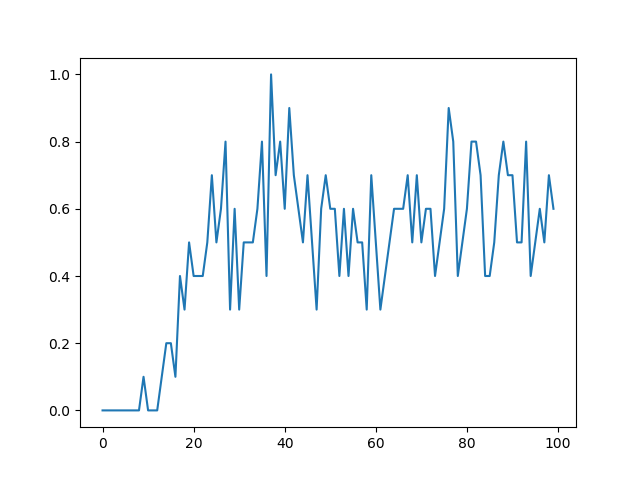

The script that drew this image:
import copy, sys
import numpy as np
import matplotlib.pylab as plt
import gym
import chainer
import chainer.links as L
import chainer.functions as F
from chainer import Chain, optimizers, Variable, serializers


class Neuralnet(Chain):
    def __init__(self, n_in, n_out):
        super(Neuralnet, self).__init__(
            l1=L.Linear(n_in, 100),
            l2=L.Linear(100, 100),
            l3=L.Linear(100, 100),
            q_value=L.Linear(100, n_out, initialW=np.zeros((n_out, 100), dtype=np.float32))
        )

    def Q_func(self, x):
        h = F.leaky_relu(self.l1(x))
        h = F.leaky_relu(self.l2(h))
        h = F.leaky_relu(self.l3(h))
        h = self.q_value(h)
        return h


def main():
    sys.setrecursionlimit(10000)
    env = gym.make("FrozenLake-v0")
    n_obs = env.observation_space.n
    n_act = env.action_space.n
    q = Neuralnet(n_obs, n_act)
    target_q = copy.deepcopy(q)
    optimizer = optimizers.Adam()
    optimizer.setup(q)
    loss = 0
    total_step = 0
    gamma = 0.99
    memory = []
    memory_size = 1000
    batch_size = 100
    epsilon = 1
    epsilon_decrease = 0.005
    epsilon_min = 0
    start_reduce_epsilon = 1000
    train_freq = 10
    update_target_q_freq = 20
    n_epoch = 1000
    n_max_steps = 200
    last_rewards = np.zeros(n_epoch)
    for epoch in range(n_epoch):
        pobs = env.reset()
        pobs = np.identity(n_obs, dtype=np.float32)[pobs, :].reshape((1, n_obs))
        done = False
        for step in range(n_max_steps):
            # select action by epsilon-greedy
            pact = env.action_space.sample()
            if np.random.rand() > epsilon:
                a = q.Q_func(Variable(pobs))
                pact = np.argmax(a.data[0])
            # step
            obs, reward, done, _ = env.step(pact)
            obs = np.identity(n_obs, dtype=np.float32)[obs, :].reshape((1, n_obs))
            # stock experience
            memory.append([pobs, pact, reward, obs, done])
            if len(memory) > memory_size:
                memory.pop(0)
            # train
            if len(memory) >= memory_size:
                if total_step % train_freq == 0:
                    # replay experience
                    np.random.shuffle(memory)
                    memory_idx = range(len(memory))
                    for idx in memory_idx[::batch_size]:
                        batch = memory[idx:idx + batch_size]
                        pobss, pacts, rewards, obss, dones = [], [], [], [], []
                        for b in batch:
                            pobss.append(b[0].tolist())
                            pacts.append(b[1])
                            rewards.append(b[2])
                            obss.append(b[3].tolist())
                            dones.append(b[4])
                        pobss = np.array(pobss, dtype=np.float32)
                        pacts = np.array(pacts, dtype=np.int8)
                        rewards = np.array(rewards, dtype=np.float32)
                        obss = np.array(obss, dtype=np.float32)
                        dones = np.array(dones, dtype=np.bool)
                        Q = q.Q_func(Variable(pobss))
                        tmp = target_q.Q_func(Variable(obss))
                        tmp = list(map(np.max, tmp.data))
                        max_Q_dash = np.asanyarray(tmp, dtype=np.float32)
                        target = np.asanyarray(copy.deepcopy(Q.data), dtype=np.float32)
                        for i in range(batch_size):
                            target[i, pacts[i]] = rewards[i] + gamma * max_Q_dash[i] * (not dones[i])
                        q.zerograds()
                        loss = F.mean_squared_error(Q, Variable(target))
                        loss.backward()
                        optimizer.update()
                if total_step % update_target_q_freq == 0:
                    target_q = copy.deepcopy(q)
            # reduce epsilon
            if epsilon > epsilon_min and total_step > start_reduce_epsilon:
                epsilon -= epsilon_decrease
            # update last reward
            last_rewards[epoch] = reward
            total_step += 1
            pobs = obs
            if done:
                break
                # print("\t".join(map(str,[epoch, epsilon, loss, reward, total_step])))
    rates = np.average(last_rewards.reshape([n_epoch // 10, 10]), axis=1)
    plt.plot(rates)
    plt.savefig("result.png")


if __name__ == "__main__":
    main()
